Frame 1 (no input): blank canvas, image omitted
Frame 60 (the mouse pressed at the canvas centre just before this capture): blank canvas, image omitted
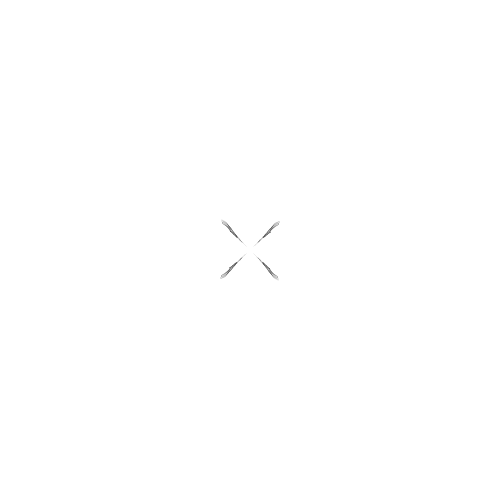
Frame 120 (the mouse held since frame 60 and released just before this capture)

The Processing sketch whose frames 1 and 60 were blank and that drew this single picture after the mouse press (run headless with seeded random() and noise(); from frame 60 on, the mouse is pressed at the canvas centre):

// Processing sketch: processing_44582
// ── processing_44582.pde


float rot;
float skl;

float posX;
float ruidoX = .009;
float varX;
float posY;
float ruidoY = .0095;
float varY;

float aposX;
float aruidoX = .008;
float avarX;
float aposY;
float aruidoY = .0085;
float avarY;

float bposX;
float bruidoX = .007;
float bvarX;
float bposY;
float bruidoY = .0075;
float bvarY;

float cposX;
float cruidoX = .006;
float cvarX;
float cposY;
float cruidoY = .0065;
float cvarY;


// - - - -  - - -  -- - - - - - SETUP - - - - - - - - - - - -


void setup (){
  
  
 size (500,500);
 smooth();
 background (255);
 frameRate (40); 
 
}


// - - - - - - - - -  - - -DRAW - - - - - - - - - - - 


void draw (){
  
  translate (width/2,height/2);
  scale (skl%1);
  skl += 0.001;
  
  rotate (radians (rot%90));
  rot += 0.01;
  
posX = noise(varX)*width;
varX += ruidoX;
posY = noise (varY)*height;
varY += ruidoY;
aposX = noise(avarX)*width;
avarX += aruidoX;
aposY = noise (avarY)*height;
avarY += aruidoY;
bposX = noise(bvarX)*width;
bvarX += bruidoX;
bposY = noise (bvarY)*height;
bvarY += bruidoY;
cposX = noise(cvarX)*width;
cvarX += cruidoX;
cposY = noise (cvarY)*height;
cvarY += cruidoY;
  
  
fill (255,15);
stroke (0,0,0,100);
beginShape (QUADS);
vertex (posX,posY);
vertex (aposX, aposY);
vertex (bposX, bposY);
vertex (cposX, cposY);
endShape ();

fill (255,15);
stroke (0,0,0,100);
beginShape (QUADS);
vertex (-posX,-posY);
vertex (-aposX, -aposY);
vertex (-bposX, -bposY);
vertex (-cposX, -cposY);
endShape ();

fill (255,15);
stroke (0,0,0,100);
beginShape (QUADS);
vertex (-posX, posY);
vertex (-aposX, aposY);
vertex (-bposX, bposY);
vertex (-cposX, cposY);
endShape ();


fill (255,15);
stroke (0,0,0,100);
beginShape (QUADS);
vertex (posX, -posY);
vertex (aposX, -aposY);
vertex (bposX, -bposY);
vertex (cposX, -cposY);
endShape ();




  
}




  
